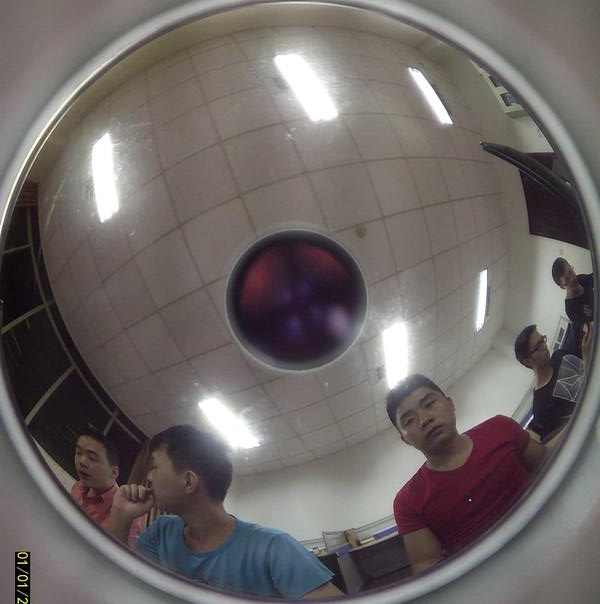
//> input picture camera.bmp, 600 x 604 px
$ ./main   (built with g++ and OpenCV 4)
//> lines starting //> are read from the running program, lines starting //| are printed output that depends on the picture; after the words box and inside, x2 and y2 are one past the last pixel; in counts of white or black regions, pixels touching at a corner belong together
### config.h
#ifndef CONFIG_H
#define CONFIG_H
#include <opencv2/opencv.hpp>
extern cv::Mat image;
extern float f;
void cart2sph(cv::Mat d_x,cv::Mat d_y,cv::Mat d_z,cv::Mat &d_theta,cv::Mat &d_phi);
void rotate3D(float angle_x,float angle_y,float angle_z,cv::Mat &xx,cv::Mat &yy,cv::Mat &zz);
void rotateAnglexyz(const int col,const int row,cv::Point2f point,float &angle_x,float &angle_z);
void sph2cart(cv::Mat theta,cv::Mat phi,cv::Mat &r_x,cv::Mat &r_y,cv::Mat &r_z);
void meshgrid(const cv::Range &xgv,const cv::Range &ygv,cv::Mat &X,cv::Mat &Y);
void cal_mapping(int row,int col,int (&parals)[2],cv::Mat &mapx,cv::Mat &mapy,cv::Point point);
void onMouse(int event,int x,int y,int flags,void* ustc);

#endif // CONFIG_H

### config.cpp
#include "config.h"

void meshgrid(const cv::Range &xgv,const cv::Range &ygv,cv::Mat &X,cv::Mat &Y)
{
    std::vector<float> v_x,v_y;
    for(int i=xgv.start;i<=xgv.end;i++)  v_x.push_back(float(i));
    for(int j=ygv.start;j<=ygv.end;j++)  v_y.push_back(float(j));
    cv::repeat(cv::Mat(v_x).t(),v_y.size(),1,X);
    cv::repeat(cv::Mat(v_y),1,v_x.size(),Y);
}

void sph2cart(cv::Mat theta,cv::Mat phi,cv::Mat &r_x,cv::Mat &r_y,cv::Mat &r_z)
{
    int r=1;
    for(int i=0;i<theta.rows;i++)
        for(int j=0;j<theta.cols;j++)
        {
            if(!theta.at<float>(i,j)==0 && !phi.at<float>(i,j)==0)
            {
            r_y.at<float>(i,j)=r*sin(theta.at<float>(i,j))*sin(phi.at<float>(i,j));
            r_x.at<float>(i,j)=r*sin(theta.at<float>(i,j))*cos(phi.at<float>(i,j));
            r_z.at<float>(i,j)=r*cos(theta.at<float>(i,j));
            }
        }
}
void rotateAnglexyz(const int col,const int row,cv::Point2f point,float &angle_x,float &angle_z)
{
     float p_x=point.x-col/2;
     float p_y=point.y-row/2;
     if(p_x>0)
     {
         if(p_y>0)
         {
             angle_z=CV_PI/2-atan2(p_y,p_x);
             angle_x=sqrt(p_x*p_x+p_y*p_y)/f;
         }
         else
         {
             angle_z=-(CV_PI/2-atan2(-p_y,p_x));
             angle_x=-sqrt(p_x*p_x+p_y*p_y)/f;
         }
     }
     else
     {
         if(p_y>0)
         {
             angle_z=-(CV_PI/2-atan2(p_y,-p_x));
             angle_x=sqrt(p_x*p_x+p_y*p_y)/f;
         }
         else{
             angle_z=-(CV_PI/2-atan2(-p_y,-p_x));
             angle_x=-sqrt(p_x*p_x+p_y*p_y)/f;
         }
     }
}

void rotate3D(float alpha,float beta,float gamma,cv::Mat &Rx,cv::Mat &Ry,cv::Mat &Rz)
{
    Rx.at<float>(0, 0) = 1; Rx.at<float>(0, 1) = 0;			  Rx.at<float>(0, 2) = 0;
    Rx.at<float>(1, 0) = 0; Rx.at<float>(1, 1) = cos(alpha);  Rx.at<float>(1, 2) = sin(alpha);
    Rx.at<float>(2, 0) = 0; Rx.at<float>(2, 1) = -sin(alpha); Rx.at<float>(2, 2) = cos(alpha);

    Ry.at<float>(0, 0) = cos(beta); Ry.at<float>(0, 1) = 0;	Ry.at<float>(0, 2) = -sin(beta);
    Ry.at<float>(1, 0) = 0;			Ry.at
        <float>(1, 1) = 1; Ry.at<float>(1, 2) = 0;
    Ry.at<float>(2, 0) = sin(beta); Ry.at<float>(2, 1) = 0; Ry.at<float>(2, 2) = cos(beta);

    Rz.at<float>(0, 0) = cos(gamma);  Rz.at<float>(0, 1) = sin(gamma); Rz.at<float>(0, 2) = 0;
    Rz.at<float>(1, 0) = -sin(gamma); Rz.at<float>(1, 1) = cos(gamma); Rz.at<float>(1, 2) = 0;
    Rz.at<float>(2, 0) = 0;			  Rz.at<float>(2, 1) = 0;		   Rz.at<float>(2, 2) = 1;
}

void cart2sph(cv::Mat d_x,cv::Mat d_y,cv::Mat d_z,cv::Mat &d_theta,cv::Mat &d_phi)
{
    for(int i=0;i<d_x.rows;i++)
        for(int j=0;j<d_x.cols;j++)
        {

            if(d_x.at<float>(i,j) || d_y.at<float>(i,j) || d_z.at<float>(i,j) )
            {
                 d_phi.at<float>(i,j)=atan2(d_y.at<float>(i,j),d_x.at<float>(i,j));
                 d_theta.at<float>(i,j)=atan2(sqrt(d_x.at<float>(i,j)*d_x.at<float>(i,j)
                                                   +d_y.at<float>(i,j)*d_y.at<float>(i,j)),
                                                   d_z.at<float>(i,j));
            }

        }
}
// [14 lines of commented-out code are left out]
void cal_mapping(int row,int col,int (&parals)[2],cv::Mat &mapx,cv::Mat &mapy,cv::Point point)
{
     int width=parals[0];
     int height=parals[1];
     cv::Mat X(row,col,CV_32FC1,cv::Scalar(0));
     cv::Mat Y(row,col,CV_32FC1,cv::Scalar(0));

     meshgrid(cv::Range(1,col),cv::Range(1,row),X,Y);
     //center point
     cv::Mat c_x=X-col/2;
     cv::Mat c_y=Y-row/2;

     cv::Mat temp(row,col,CV_32FC1,cv::Scalar(0));
     for(int i=0;i<row;i++)
         for(int j=0;j<col;j++)
         {
             if(c_x.at<float>(i,j) < width/2 && c_x.at<float>(i,j) > -width/2 &&
                     c_y.at<float>(i,j) < height/2 && c_y.at<float>(i,j) > -height/2)
             {
                 temp.at<float>(i,j)=1;
//                 std::cout<<"("<<i<<","<<j<<")"<<std::endl;
             }
         }
     //the source image (rou,phi) Polar coordinates
     cv::Mat rou(row,col,CV_32FC1,cv::Scalar(0));
     cv::Mat phi(row,col,CV_32FC1,cv::Scalar(0));
     //Cartesian coordinate system to Polar coordinates
     cv::cartToPolar(c_x,c_y,rou,phi);

     cv::Mat theta(row,col,CV_32FC1,cv::Scalar(0));

     for(int i=0;i<row;i++)
         for(int j=0;j<col;j++)
         {
//             theta.at<float>(i,j)=rou.at<float>(i,j)/f;
             theta.at<float>(i,j)=atan2(rou.at<float>(i,j),f);
         }
     cv::Mat r_x(row,col,CV_32FC1,cv::Scalar(0));
     cv::Mat r_y(row,col,CV_32FC1,cv::Scalar(0));
     cv::Mat r_z(row,col,CV_32FC1,cv::Scalar(0));
     //Polar coordinates to Cartesian coordinate system
     sph2cart(theta,phi,r_x,r_y,r_z);

     float angle_x,angle_z;
     //rotate angle by ox and oz
     rotateAnglexyz(col,row,point,angle_x,angle_z);
     std::cout<<"angle_x:"<<angle_x<<std::endl;
     std::cout<<"angle_z:"<<angle_z<<std::endl;

     cv::Mat xx(3,3,CV_32FC1);
     cv::Mat yy(3,3,CV_32FC1);
     cv::Mat zz(3,3,CV_32FC1);

     rotate3D(-angle_x,0,-angle_z,xx,yy,zz);

     std::cout<<"xx"<<xx<<std::endl;
     std::cout<<"yy"<<yy<<std::endl;
     std::cout<<"zz"<<zz<<std::endl;

     r_x=r_x.mul(temp);
     r_y=r_y.mul(temp);
     r_z=r_z.mul(temp);

     cv::Mat xyz(row*col,3,r_x.type());
     cv::Mat r_xx=r_x.reshape(0,row*col);
     cv::Mat r_yy=r_y.reshape(0,row*col);
     cv::Mat r_zz=r_z.reshape(0,row*col);

     r_xx.copyTo(xyz.col(0));
     r_yy.copyTo(xyz.col(1));
     r_zz.copyTo(xyz.col(2));

     xyz=xyz*xx*zz;

     xyz.col(0).copyTo(r_xx);
     xyz.col(1).copyTo(r_yy);
     xyz.col(2).copyTo(r_zz);
     r_xx.reshape(0,row).copyTo(r_x);
     r_yy.reshape(0,row).copyTo(r_y);
     r_zz.reshape(0,row).copyTo(r_z);

//     cv::Mat d_x=d_xx.reshape(0,row);
//     cv::Mat d_y=d_yy.reshape(0,row);
//     cv::Mat d_z=d_zz.reshape(0,row);

     cv::Mat r_rou(row,col,CV_32FC1,cv::Scalar(0));
     cv::Mat r_phi(row,col,CV_32FC1,cv::Scalar(0));
     cv::Mat r_theta(row,col,CV_32FC1,cv::Scalar(0));

     cart2sph(r_x,r_y,r_z,r_theta,r_phi);

     for(int i=0;i<row;i++)
         for(int j=0;j<col;j++)
         {
           r_rou.at<float>(i,j)=f*r_theta.at<float>(i,j);
         }
//     cv::Mat nx,ny;
     cv::polarToCart(r_rou,r_phi,mapx,mapy);
// [4 lines of commented-out code are left out]

}

void onMouse(int event,int x,int y,int flags,void* ustc)
{
    //width and higth
    int parals[]={image.cols/4,image.rows/4};
    int row=image.rows;
    int col=image.cols;
    cv::Mat mapx(row,col,CV_32FC1,cv::Scalar(0,0,0));
    cv::Mat mapy(row,col,CV_32FC1,cv::Scalar(0,0,0));
    if(event == CV_EVENT_LBUTTONDOWN)
    {
        cv::Point2f point(x,y);
        cal_mapping(row,col,parals,mapx,mapy,point);
        mapx+=col/2;
        mapy+=row/2;
        cv::Mat dstImage;
//        std::cout<<image<<std::endl;
        cv::remap(image,dstImage,mapx,mapy,CV_INTER_LINEAR,cv::BORDER_CONSTANT,cv::Scalar(0));
//        std::cout<<dstImage<<std::endl;
        cv::imshow("dstImage",dstImage);
    }
}

### main.cpp
#include <iostream>
#include "config.h"
//using namespace std;
//using namespace cv;

float R=300.5f;
float r=65.5f;
float thetaMax=89.0f*CV_PI/180.0f;
float f=R/thetaMax;
float thetaMin=r/f;

cv::Mat image;

int main()
{
    image=cv::imread("/Users/arpenx/Documents/project/eyeFish_images/camera.bmp");
//> image is the input picture: 604 rows x 600 cols, CV_8UC3; mean B, G, R 101.9, 103.5, 109.5
    if(!image.data)
    {
        std::cout<<"open image file is false!"<<std::endl;
        exit(-1);
    }
    cv::namedWindow("srcImage",0);
    cv::imshow("srcImage",image);

    cv::setMouseCallback("srcImage",onMouse,0);
    cv::waitKey();
//> the left mouse button is pressed and released at (300, 302)
//> after the loop in cal_mapping, `for(int i=0;i<row;i++)`:
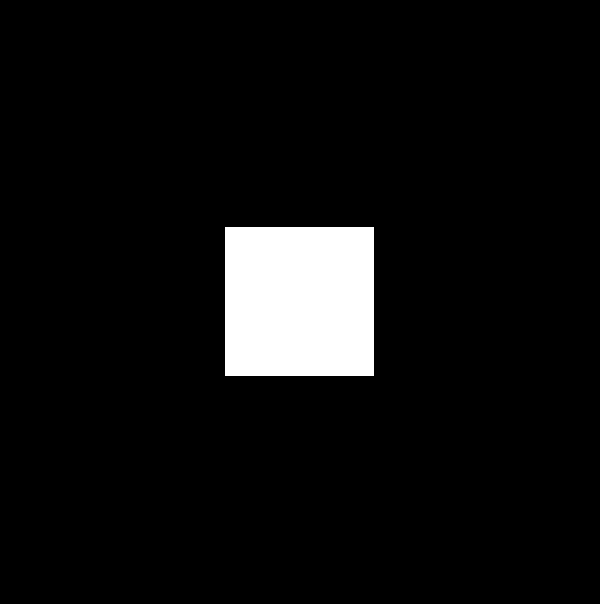
//> temp: 604 rows x 600 cols, CV_32FC1; values 0 (black) and 1 (white), 6.1% white; 1 white region, box (x1, y1, x2, y2) and area: (225, 227, 374, 376) 22201
//> after the loop in cal_mapping, `for(int i=0;i<row;i++)`:
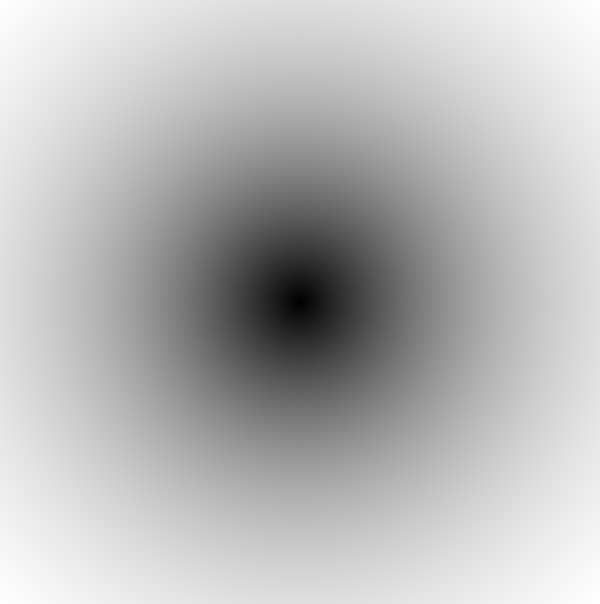
//> theta: 604 rows x 600 cols, CV_32FC1; min 0, max 1.14, mean 0.83; drawn with min black and max white
//> after the loop in sph2cart, `for(int i=0;i<theta.rows;i++)`:
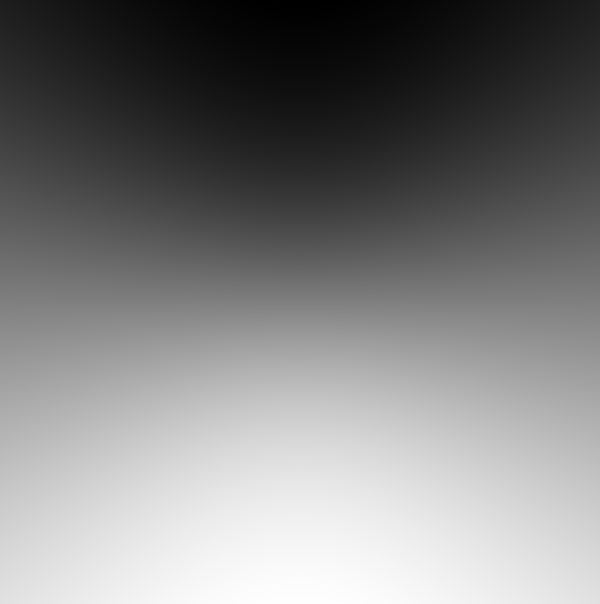
//> r_y: 604 rows x 600 cols, CV_32FC1; min -0.841, max 0.842, mean 0.00127; drawn with min black and max white
//> after the loop in sph2cart, `for(int i=0;i<theta.rows;i++)`:
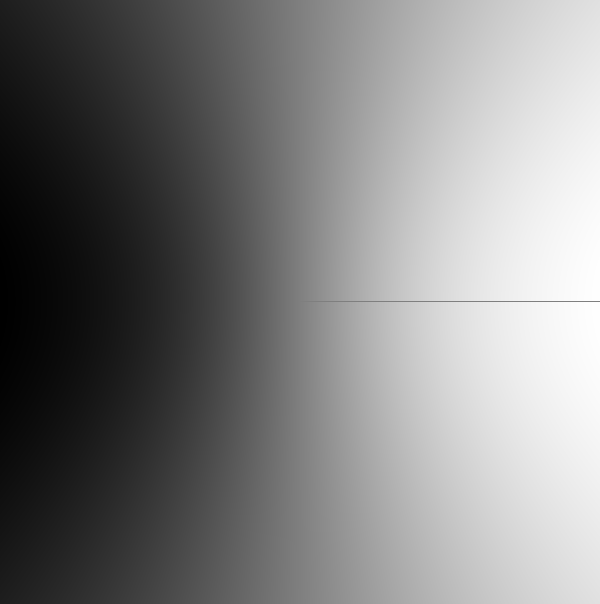
//> r_x: 604 rows x 600 cols, CV_32FC1; min -0.84, max 0.84, mean 0.000819; drawn with min black and max white
//> after the loop in sph2cart, `for(int i=0;i<theta.rows;i++)`:
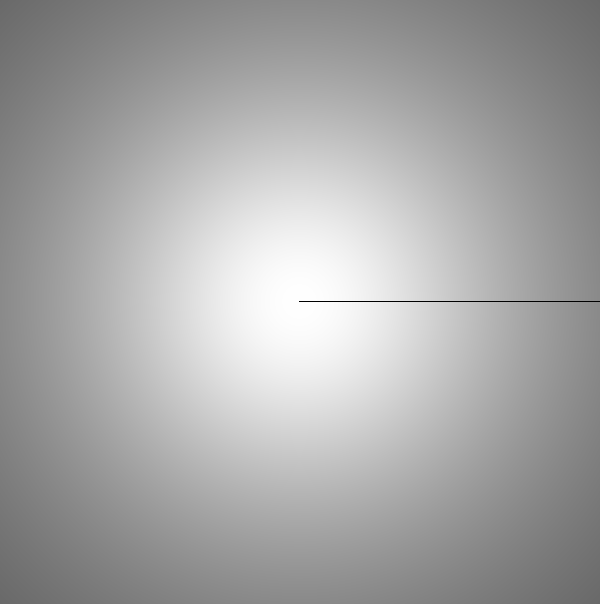
//> r_z: 604 rows x 600 cols, CV_32FC1; min 0, max 1, mean 0.657
//| angle_x:-0
//| angle_z:-4.71239
//| xx[1, 0, 0;
//|  0, 1, 0;
//|  0, -0, 1]
//| yy[1, 0, -0;
//|  0, 1, 0;
//|  0, 0, 1]
//| zz[1.1924881e-08, -1, 0;
//|  1, 1.1924881e-08, 0;
//|  0, 0, 1]
//> after the loop in cart2sph, `for(int i=0;i<d_x.rows;i++)`:
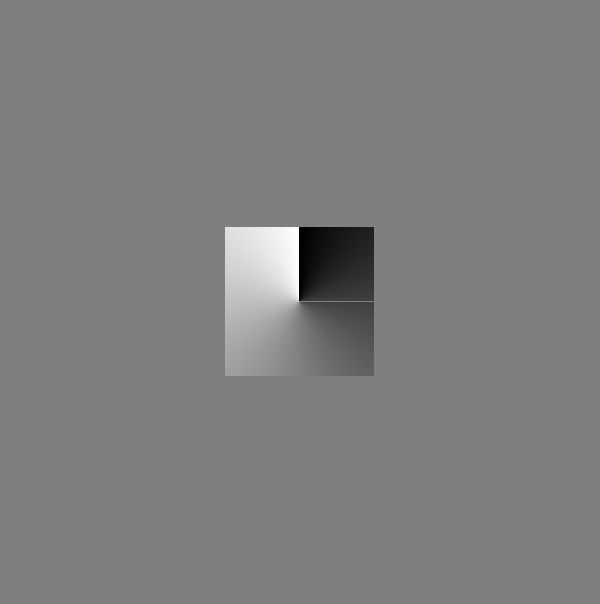
//> d_phi: 604 rows x 600 cols, CV_32FC1; min -3.14, max 3.13, mean -0.000321; drawn with min black and max white
//> in onMouse, `cv::remap(image,dstImage,mapx,mapy,CV_INTER_LINEAR,cv::BORDER_CONSTANT..`:
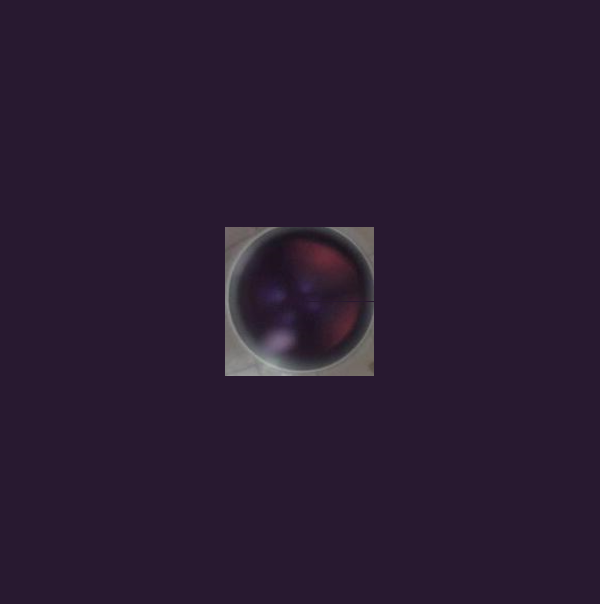
//> dstImage: 604 rows x 600 cols, CV_8UC3; mean B, G, R 49.3, 27.1, 41.9
    return 0;
}
